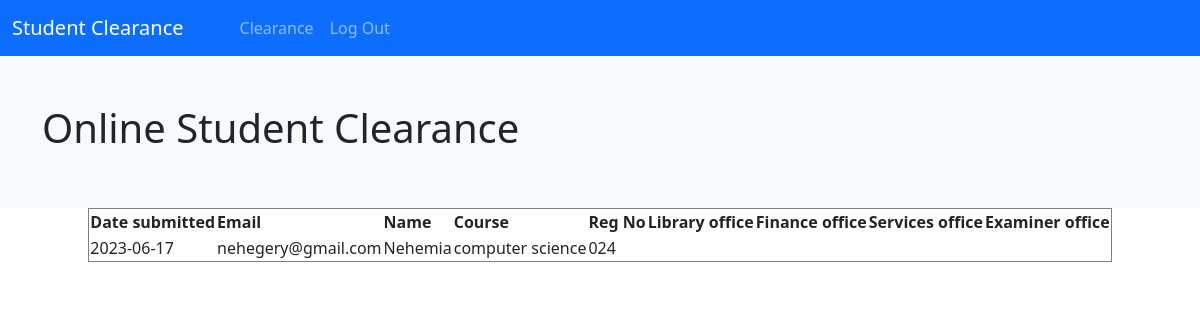
The page /viewclearance.php (signed in) on the database its author committed.
### tables this page shows
CREATE TABLE `clearance` (
  `clearance_id` int(11) NOT NULL,
  `student_id` int(11) DEFAULT NULL,
  `status` varchar(50) DEFAULT NULL,
  `submission_date` date DEFAULT NULL,
  `student_email` varchar(50) DEFAULT NULL,
  `student_name` varchar(50) DEFAULT NULL,
  `student_major` varchar(50) DEFAULT NULL,
  `matric` varchar(50) DEFAULT NULL,
  `username` varchar(50) DEFAULT NULL,
  `lib` varchar(20) DEFAULT NULL,
  `finance` varchar(10) DEFAULT NULL,
  `services` varchar(10) DEFAULT NULL
);

### viewclearance.php (the view, shortened to what this page needs)
<!DOCTYPE html>
<html>
<head>
    <link rel="stylesheet" type="text/css" href="bootstrap.css">
    <link rel="stylesheet" type="text/css" href="table.css">
    <link rel="stylesheet" type="text/css" href="footer.css">
</head>
<body>
    <header>
		<nav class="navbar navbar-expand-lg navbar-dark bg-primary">
			<div class="container-fluid">
				<a class="navbar-brand" href="#">Student Clearance</a>
				<div class="collapse navbar-collapse" id="navbarNav">
					<ul class="navbar-nav">
						<li class="nav-item">
							<a class="nav-link" href="viewclearance.php"></a>
						</li>
						<li class="nav-item">
							<a class="nav-link" href="#"></a>
						</li>
						<li class="nav-item">
							<a class="nav-link" href="submitclearance.php">Clearance</a>
						</li>
						<li class="nav-item">
							<a class="nav-link" href="logout.php">Log Out</a>
						</li>
					</ul>
				</div>
			</div>
		</nav>
	</header>
	<section id="hero" class="bg-light">
		<div class="container py-5">
			<div class="row">
				<div class="col-md-8">
					<h1>Online Student Clearance</h1>
				</div>
			</div>
		</div>
	</section>
    </body>
</html>
<?php
$user=$_SESSION['username'];
$link = mysqli_connect("localhost","root","","clearancedb");
$query="SELECT * from clearance where username='$user'";
$result=mysqli_query($link,$query);
echo "<table border='1' align='center'>";
echo "<tr>
		<!--<th>clearance id</th>
        <th>status</th>-->
        <th>Date submitted</th>
        <th>Email</th>
        <th>Name</th>
        <th>Course</th>
        <th>Reg No</th>
		<th>Library office</th>
		<th>Finance office</th>
		<th>Services office</th>
		<th>Examiner office</th>
    </tr>";
while($row=mysqli_fetch_array($result)){
    echo "<tr>";
    echo "<td>".$row['submission_date']."</td>";
    echo "<td>".$row['student_email']."</td>";
    echo "<td>".$row['student_name']."</td>";
    echo "<td>".$row['student_major']."</td>";
    echo "<td>".$row['matric']."</td>";
	echo "<td>".$row['lib']."</td>";
	echo "<td>".$row['finance']."</td>";
	echo "<td>".$row['services']."</td>";
	echo "<td>".$row['examiner']."</td>";
    echo "</tr>";
}
?>

### rows shown on the page
clearance: submission_date "2023-06-17", student_email "nehegery@gmail.com", student_name "Nehemia", student_major "computer science", matric "024"
